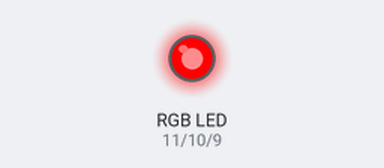
Recording of a sketch running on a simulated Arduino Uno, built with avr-gcc and run on an emulated ATmega328P. Shown: an RGB LED mixed from three pins (HIGH = lit). Dim RGB values are drawn brighter than linear.

Above: at 0.5 s.
At 6.0 s:
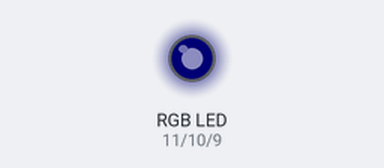
Timing chart, 0 to 14.3 s (numbered marks = the images above):
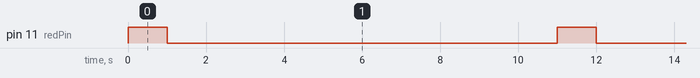

Measured:
- by itself, pin 11 (redPin): alternates HIGH for 1.0 s and LOW for 10.0 s

The sketch:

1sON_10sOFF.ino
```cpp
/*
  Program to deliver a bright red light stimulus for 1 second every 10 seconds
  along with constant dim blue light to mosquitoes in the opto-membrane feeder assay.
*/

int bluePin = 9;    // LED connected to digital pin 9
int greenPin = 10;    // LED connected to digital pin 10
int redPin = 11;    // LED connected to digital pin 11


void setup() {
  // set dim background light to aid in mosquito flight
  analogWrite(bluePin, 1);
  analogWrite(greenPin, 0);
  analogWrite(redPin, 0);
}

void loop() {
  // bright red light for 1 second
  analogWrite(redPin, 255);
  delay(1000);
  // off for 10 seconds
  analogWrite(redPin, 0);
  delay(10000);

}
```
